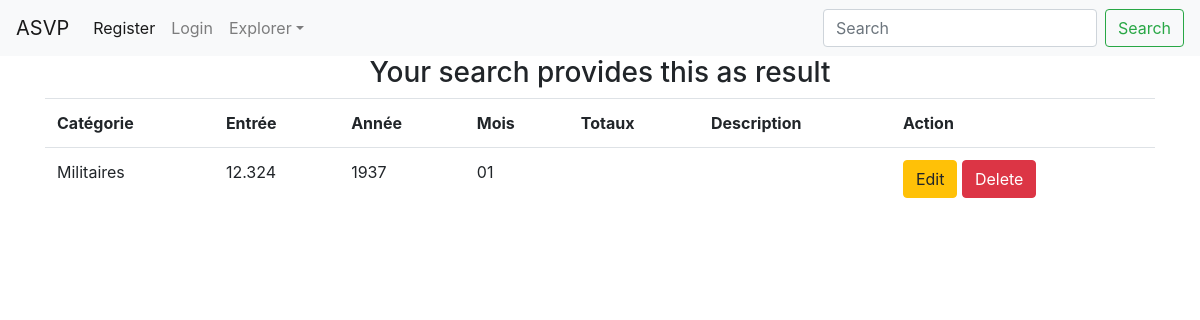
Page /index_militaires/ on the committed database.
### asvp/modeles/all_data.py (models this page shows)
class Statistique(db.Model):
    statistique_id = db.Column(db.Integer, unique=True, autoincrement=True, primary_key=True, nullable=False)
    categorie = db.Column(db.String(100))
    entree = db.Column(db.String(50))
    annee = db.Column(db.String(100))
    mois = db.Column(db.String(100))
    totaux = db.Column(db.String(100))
    description = db.Column(db.String(500))

### asvp/routes/generic.py (the view)
@app.route("/index_militaires/")
def index_militaires():
    military = Statistique.query.filter_by(categorie="Militaires")
    return render_template("pages/index_militaire.html", military=military)

### asvp/templates/pages/index_militaire.html (shortened to what this page needs)
{% include "header.html" %}
{% block body %}
                            <h3 style="text-align:center">Your search provides this as result</h3>
      {% if military %}
             <div class="container">
                <div class="row">
                    <div class="col">
                        <table class="table table-hover table-gray">
                             <tr>
                                    <th>Catégorie</th>
                                    <th>Entrée</th>
                                    <th>Année</th>
                                    <th>Mois</th>
                                    <th>Totaux</th>
                                    <th>Description</th>
                                    <th>Action</th>
                             </tr>
                           {% for line in military%}
                            <tr>
                                    <td>{{line.categorie}}</td>
                                    <td>{{line.entree}}</td>
                                    <td>{{line.annee}}</td>
                                    <td>{{line.mois}}</td>
                                    <td>{{line.totaux}}</td>
                                    <td>{{line.description}}</td>
                                    <td>
                                        <a href="/update/{{line.statistique_id}}" class="btn btn-warning btn-xs" data-toggle="modal" data-target="#modaledit{{line.statistique_id}}">Edit</a>
                                        <a href="/delete/{{line.statistique_id}}" class="btn btn-danger btn-xs" onclick="return confirm('Are You Sure To Delete ?')">Delete</a>
                                    </td>
                                </tr>
                    {% endfor %}
                </table>
                        {%endif%}
         </div>
   </div>
</div>
{% endblock %}

### rows in the picture
Statistique: categorie "Militaires", entree "12.324", annee "1937", mois "01"
